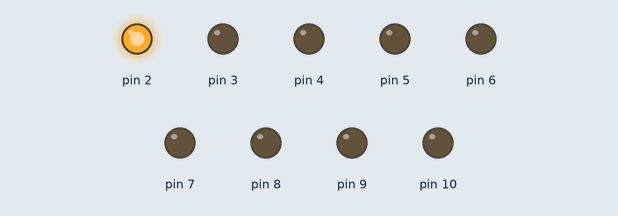
This sketch was run on a simulated Arduino Uno, built with avr-gcc and run on an emulated ATmega328P. Shown: output pins drawn as LEDs (lit = HIGH).

Above: at 0.1 s.
At 1.1 s:
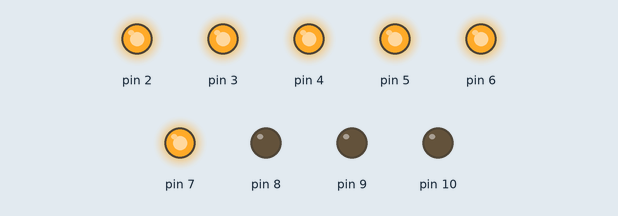
At 2.1 s:
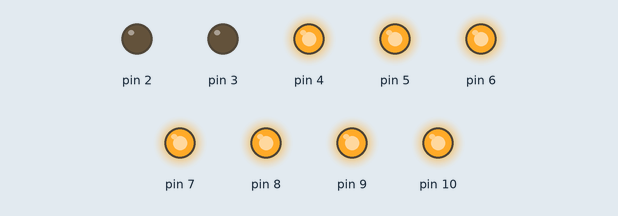
At 4.1 s:
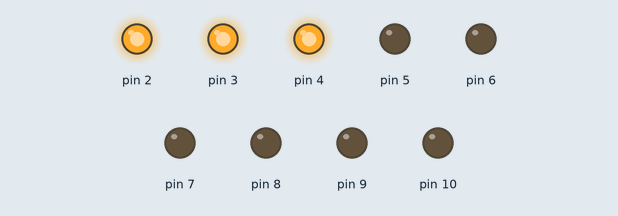
At 6.1 s:
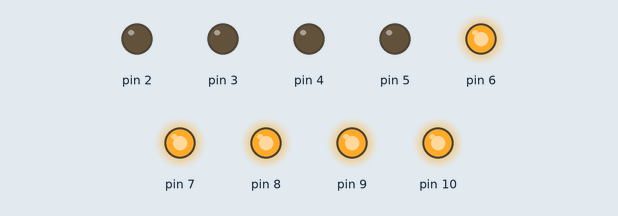
At 8.1 s:
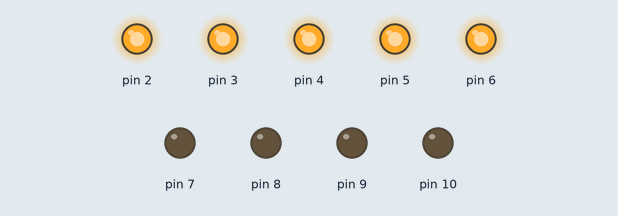
Timing chart, 0 to 8.4 s (numbered marks = the images above):
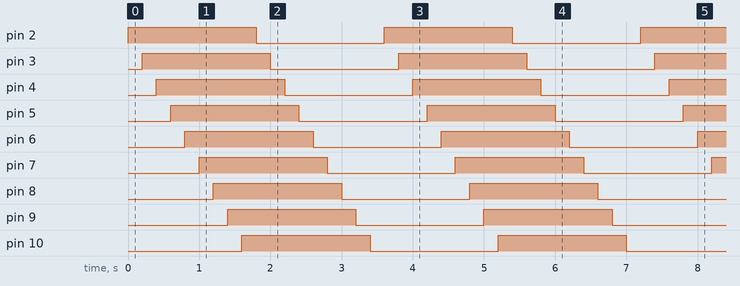

The sketch:

1100925_Arduino_LED_Staring.ino
```cpp
int D01 = 200;
int D02 = 200;

void setup()
{
  for(int i = 2; i <= 10; i++){

    pinMode(i, OUTPUT);

  }
}

void loop()
{
  for(int i = 2; i <= 10; i++){

    digitalWrite(i, HIGH);
    delay(D01); // Wait for 1000 millisecond(s)

  }

  for(int j = 2; j <= 10; j++){

    digitalWrite(j, LOW);
    delay(D02); // Wait for 1000 millisecond(s)

  }
}
```

Measured:
- by itself, pin 2–10: alternates HIGH for 1.8 s and LOW for 1.8 s
- by itself, everything shown: repeats every 3.6 s, in 18 steps
